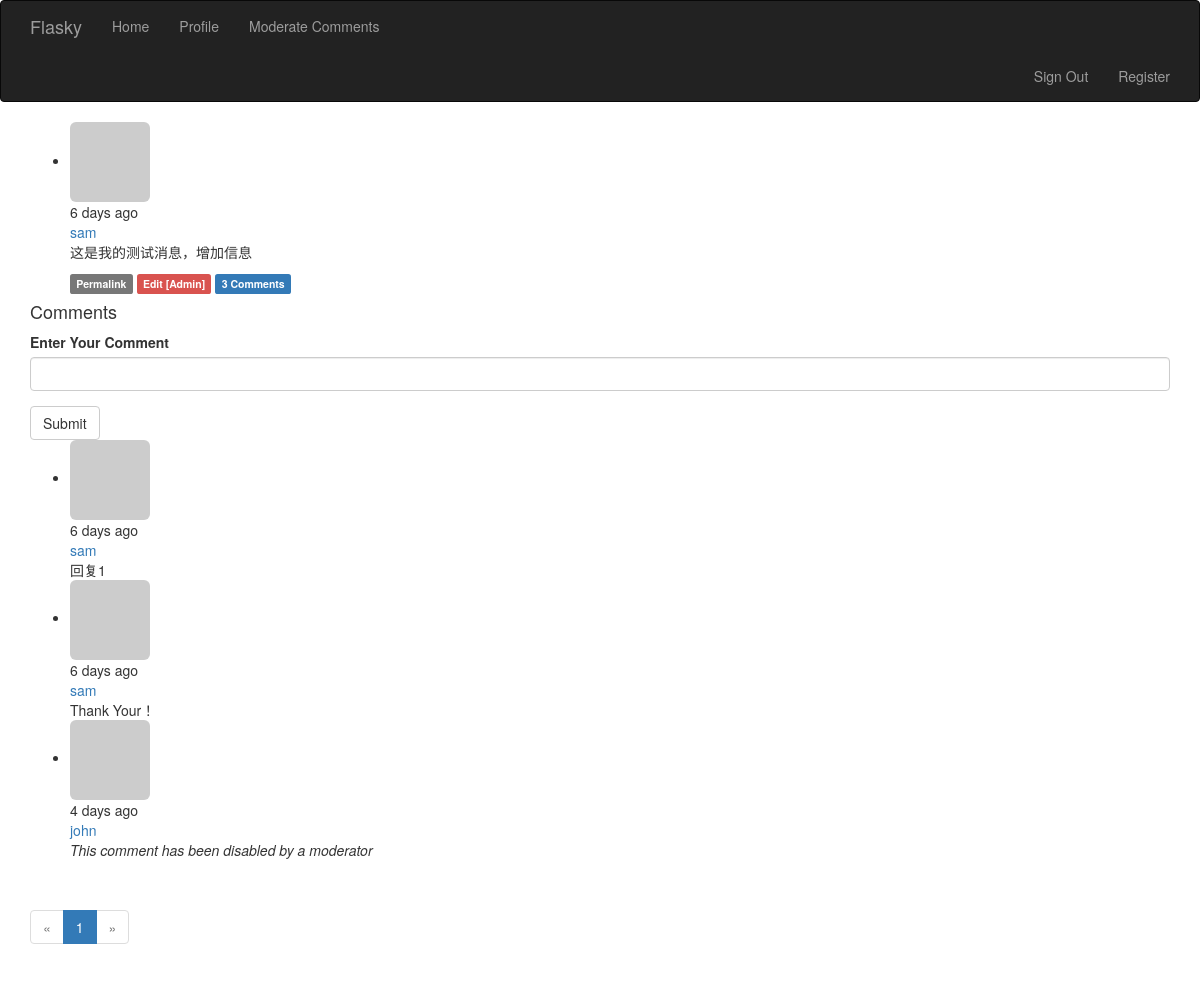
/post/109 (signed in), run on the app's committed database.
### app/models.py (models this page shows, shortened)
class Post(db.Model):
    __tablename__ = 'posts'
    id = db.Column(db.Integer, primary_key=True)
    body = db.Column(db.Text)
    body_html = db.Column(db.Text)
    timestamp = db.Column(db.DateTime, index=True, default=datetime.datetime.utcnow)
    author_id = db.Column(db.Integer, db.ForeignKey('users.id'))
    comments = db.relationship('Comment', backref='post', lazy='dynamic')

class User(UserMixin, db.Model):
    __tablename__ = 'users'
    id = db.Column(db.Integer, primary_key=True)
    email = db.Column(db.String(64), unique=True, index=True)
    username = db.Column(db.String(64), unique=True, index=True)
    password_hash = db.Column(db.String(128))
    role_id = db.Column(db.Integer, db.ForeignKey('roles.id'))
    confirmed = db.Column(db.Boolean, default=False)
    name = db.Column(db.String(64))
    location = db.Column(db.String(64))
    about_me = db.Column(db.Text())
    avatar_hash = db.Column(db.String(32))
    member_since = db.Column(db.DateTime(), default=datetime.datetime.utcnow)
    last_seen = db.Column(db.DateTime(), default=datetime.datetime.utcnow)
    posts = db.relationship('Post', backref='author', lazy='dynamic')
    followed = db.relationship('Follow',
                               foreign_keys=[Follow.follower_id],
                               backref=db.backref('follower', lazy='joined'),
                               lazy='dynamic',
                               cascade='all, delete-orphan')
    follower = db.relationship('Follow',
                               foreign_keys=[Follow.followed_id],
                               backref=db.backref('followed', lazy='joined'),
                               lazy='dynamic',
                               cascade='all, delete-orphan')
    comments = db.relationship('Comment', backref='author', lazy='dynamic')
    @property
    def password(self):
        raise AttributeError('password is not a readable attribute')
    def can(self, permissions):
        return self.role is not None and \
            (self.role.permissions & permissions) == permissions
    def is_administrator(self):
        return self.can(Permission.ADMINISTER)
    def ping(self):
        self.last_seen = datetime.datetime.utcnow()
        db.session.add(self)
    def gravatar(self, size=100, default='identicon', rating='g'):
        if request.is_secure:
            url = 'https://secure.gravatar.com/avator'
        else:
            url = 'http://www.gravatar.com/avatar'
        hash = hashlib.md5(self.email.encode('utf-8')).hexdigest()
        return '{url}/{hash}?s={size}&d={default}&r={rating}'.format(
            url=url, hash=hash, size=size, default=default, rating=rating)

class Comment(db.Model):
    __tablename__ = 'comments'
    id = db.Column(db.Integer, primary_key=True)
    body = db.Column(db.Text)
    body_html = db.Column(db.Text)
    timestamp = db.Column(db.DateTime, index=True,
                          default=datetime.datetime.utcnow)
    disabled = db.Column(db.Boolean)
    author_id = db.Column(db.Integer, db.ForeignKey('users.id'))
    post_id = db.Column(db.Integer, db.ForeignKey('posts.id'))

### app/main/views.py (the view, shortened to what this page needs)
@main.route('/post/<int:id>', methods=['GET', 'POST'])
def post(id):
    post = Post.query.get_or_404(id)
    form = CommentForm()
    page = request.args.get('page', 1, type=int)
    if page == -1:
        page = (post.comments.count() - 1) / \
               (current_app.config['FLASKY_COMMENTS_PER_PAGE'] + 1)
    pagination = post.comments.order_by(Comment.timestamp.asc()).paginate(
        page, per_page=current_app.config['FLASKY_COMMENTS_PER_PAGE'],
        error_out=False)
    comments = pagination.items
    return render_template('post.html', posts=[post], form=form,
                           comments=comments, pagination=pagination)

### app/main/forms.py
class CommentForm(Form):
    body = StringField('Enter Your Comment', validators=[Required()])
    submit = SubmitField('Submit')

### app/auth/views.py (called while the page is built)
@auth.before_app_request
def before_request():
    if current_user.is_authenticated:
        current_user.ping()
        if current_user.confirmed and request.endpoint[:5] != 'auth.' and request.endpoint != 'static':
            return redirect(url_for('auth.unconfirmed'))

### app/main/__init__.py (called while the page is built)
@main.app_context_processor
def inject_permissions():
    return dict(Permission=Permission)

### app/models.py (called while the page is built)
@login_manager.user_loader
def load_user(user_id):
    return User.query.get(int(user_id))

### app/templates/post.html (shortened to what this page needs)
{% extends "base.html" %}
{% import "bootstrap/wtf.html" as wtf %}
{% import "_macros.html" as macros %}
{% block page_content %}
{% include '_posts.html' %}
<h4 id="comments">Comments</h4>
{% if current_user.can(Permission.COMMENT) %}
<div class="comment-form">
    {{ wtf.quick_form(form) }}
</div>
{% endif %}
{% include '_comments.html' %}
{% if pagination %}
<div class="pagination">
    {{ macros.pagination_widget(pagination, '.post', fragment='#comments', id=posts[0].id) }}
</div>
{% endif %}
{% endblock %}

### app/templates/_posts.html (shortened to what this page needs)
<ul class="posts">
    {% for post in posts %}
    <li class="post">
        <div class="profile-thumbnail">
            <a href="{{ url_for('.user', username=post.author.username) }}">
                <img class="img-rounded profile-thumbnail" src="{{ post.author.gravatar(size=40) }}">
            </a>
        </div>
        <div class="post-content">
            <div class="post-date"> {{ moment(post.timestamp).fromNow() }} </div>
            <div class="post-author"><a href="{{ url_for('.user', username=post.author.username) }}">{{ post.author.username }}</a></div>
            <div class="post-body">
                {% if post.body_html %}
                    {{ post.body_html | safe }}
                {% else %}
                    {{ post.body }}
                {% endif %}
            </div>
            <div class="post-footer">
                <a href="{{ url_for('.post', id=post.id) }}">
                    <span class="label label-default">Permalink</span>
                </a>
                {% if current_user.is_administrator() %}
                <a href="{{ url_for('.edit', id=post.id) }}">
                    <span class="label label-danger">Edit [Admin]</span>
                </a>
                {% endif %}
                <a href="{{ url_for('.post', id=post.id) }}#comments">
                    <span class="label label-primary">
                        {{ post.comments.count() }} Comments
                    </span>
                </a>
            </div>
        </div>
    </li>
    {% endfor %}
</ul>

### app/templates/_comments.html (shortened to what this page needs)
<ul class="comments">
    {% for comment in comments %}
    <li class="comment">
        <div class="comment-thumbnail">
            <a href="{{ url_for('.user', username=comment.author.username) }}">
                <img class="img-rounded profile-thumbnail" src="{{ comment.author.gravatar(size=40) }}">
            </a>
        </div>
        <div class="comment-content">
            <div class="comment-date">
                {{ moment(comment.timestamp).fromNow() }}
            </div>
            <div class="comment-author">
                <a href="{{ url_for('.user', username=comment.author.username) }}">
                    {{ comment.author.username }}
                </a>
            </div>
        </div>
        <div class="comment-body">
            {% if comment.disabled %}
            <p><i>This comment has been disabled by a moderator</i></p>
            {% endif %}
            {% if moderate or not comment.disabled %}
                {% if comment.body_html %}
                    {{ comment.body_html | safe }}
                {% else %}
                    {{ comment.body }}
                {% endif %}
            {% endif %}
        </div>
    </li>
    {% endfor %}
</ul>

### data on the page
Post: timestamp "6 days ago", author.username "sam", body_html "这是我的测试消息，增加信息", comments.count "3"
Comment: timestamp "6 days ago", author.username "sam", body_html "回复1"
Comment: timestamp "6 days ago", author.username "sam", body_html "Thank Your！"
Comment: timestamp "4 days ago", author.username "john", shows "This comment has been disabled by a moderator"

### other printed values
{{ p }} "1"
